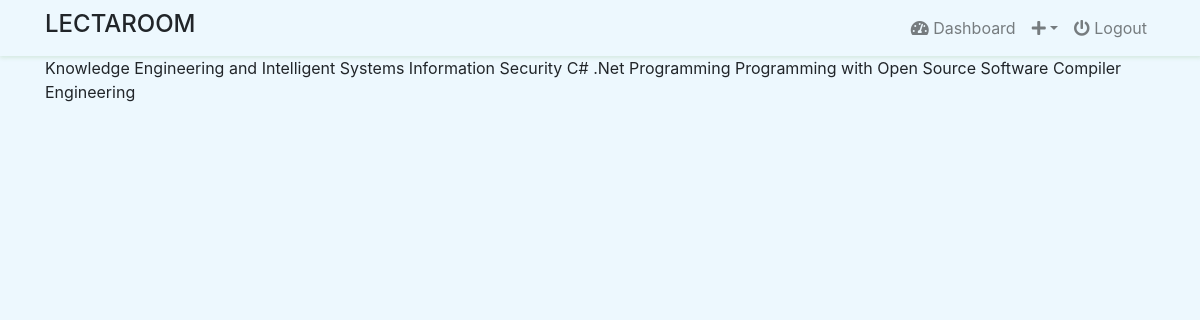
The app's page /class/ (signed in) with its own data.
### classroom/models.py (models this page shows, shortened)
class Time(models.Model):
    created_at = models.DateTimeField(auto_now_add=True, null=True)
    updated_at = models.DateTimeField(auto_now=True, null=True)
    class Meta:
        abstract = True

class ClassRoom(Time):
    id = models.UUIDField(primary_key=True,editable=False,default=uuid.uuid4)
    name = models.CharField(max_length=100,blank=False, null=True)
    cover = models.ImageField(upload_to='others/cover/', default='others/class.jpg',null=True)
    unit = models.CharField(max_length=100, null=True)
    code = models.CharField(max_length=8,blank=True, null=True) # random
    details = models.TextField()
    teacher = models.ForeignKey(Teacher,on_delete=models.SET_NULL, null=True,related_name='room')
    student = models.ManyToManyField(Student,through='MemberShip', related_name='s_room')

### classroom/views/room.py (the view)
# urls.py: path('',ViewClassRoom.as_view(),name='all_class'),
class ViewClassRoom(View):
    @method_decorator(login_required(login_url='login'))
    def dispatch(self,request,*args,**kwargs):
        return super().dispatch(request,*args,**kwargs)
    def get(self,reqeust):
        user = reqeust.user.teachers
        room = user.room.all()
        context = {
            'room':room
        }
        return render(reqeust,'class/all_class.html',context)

### templates/class/all_class.html (shortened to what this page needs)
{% extends 'base/base.html' %}
{% block content %}
{% for r in room %}
{{  r.name }}
{% endfor %}
{% endblock %}

### static/css/custom.css (style rules this page uses)
body { background-color: #edf8fe; }

### records on screen
ClassRoom: name "Knowledge Engineering and Intelligent Systems"
ClassRoom: name "Information Security"
ClassRoom: name "C# .Net Programming"
ClassRoom: name "Programming with Open Source Software"
ClassRoom: name "Compiler Engineering"
